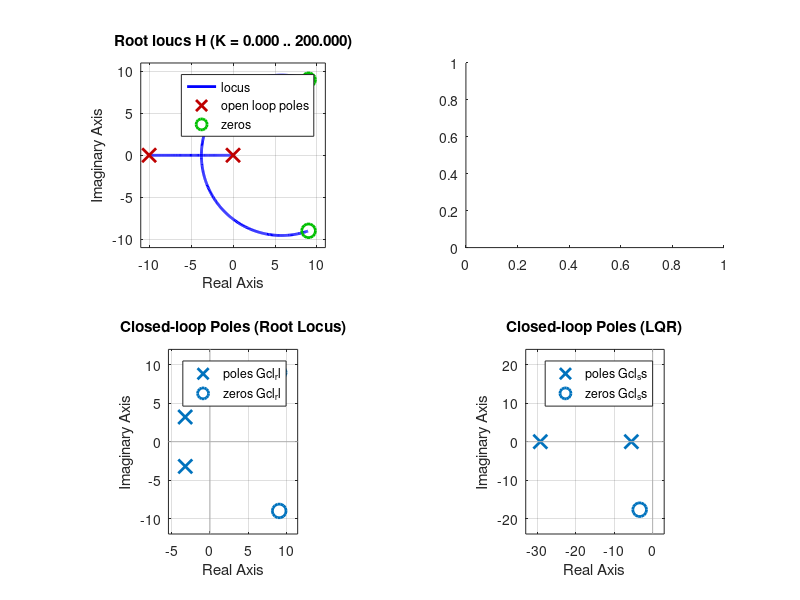

Recreate this plot in MATLAB. (Note: this script raises an error after producing the figure.)
clear variables;
close all;

H = tf(conv([1, -9 + 9i], [1, -9 - 9i]), conv([1, 0], [1, 10]));

figure(1);

subplot(2, 2, 1);
rlocus(H);
axis([-11 11 -11 11]);
axis equal;

Gcl_rl = feedback(0.14606 * H, 1);

[A, B, C, D] = tf2ss(conv([1, -9 + 9i], [1, -9 - 9i]),...
                     conv([1, 0], [1, 10]));
rho = 1;
Klqr = lqr(A, B, C' * C, rho);
Gcl_ss = ss(A - B * Klqr, B, C, D);

%figure(2);
subplot(2, 2, 3);

pzmap(Gcl_rl);
title('Closed-loop Poles (Root Locus)');
axis equal;

%figure(3);
subplot(2, 2, 4);

pzmap(Gcl_ss);
title('Closed-loop Poles (LQR)');
axis equal;

%figure(4);
subplot(2, 2, 2);

h = stepplot(Gcl_rl, Gcl_ss);
setoptions(h, 'Normalize', 'on');
legend('Root Locus', 'LQR');
title('Step Responses');
